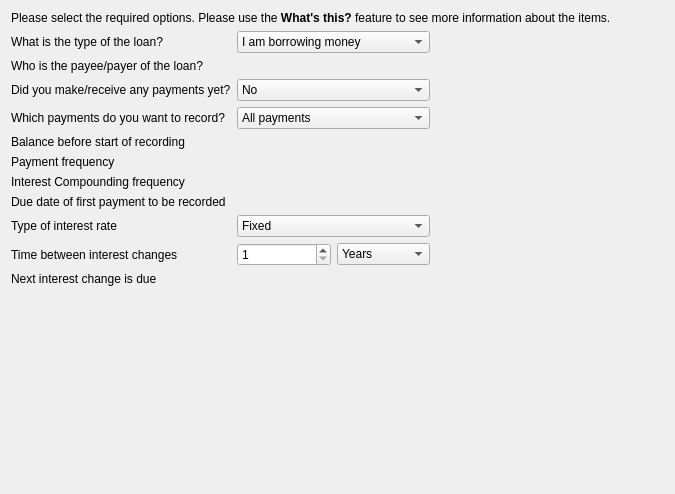
<?xml version="1.0" encoding="UTF-8"?>
<ui version="4.0">
 <class>KGeneralLoanInfoPage</class>
 <widget class="QWidget" name="KGeneralLoanInfoPage">
  <property name="geometry">
   <rect>
    <x>0</x>
    <y>0</y>
    <width>675</width>
    <height>494</height>
   </rect>
  </property>
  <layout class="QVBoxLayout">
   <item>
    <widget class="QLabel" name="qLabel1">
     <property name="focusPolicy">
      <enum>Qt::NoFocus</enum>
     </property>
     <property name="text">
      <string>Please select the required options. Please use the &lt;b&gt;What's this?&lt;/b&gt; feature to see more information about the items.</string>
     </property>
     <property name="wordWrap">
      <bool>true</bool>
     </property>
    </widget>
   </item>
   <item>
    <layout class="QHBoxLayout">
     <item>
      <layout class="QGridLayout">
       <item row="0" column="0">
        <widget class="QLabel" name="textLabel1">
         <property name="text">
          <string>What is the type of the loan?</string>
         </property>
         <property name="wordWrap">
          <bool>false</bool>
         </property>
        </widget>
       </item>
       <item row="0" column="1">
        <widget class="KComboBox" name="m_loanDirection">
         <item>
          <property name="text">
           <string>I am borrowing money</string>
          </property>
         </item>
         <item>
          <property name="text">
           <string>I am lending money</string>
          </property>
         </item>
        </widget>
       </item>
       <item row="1" column="0">
        <widget class="QLabel" name="textLabel2">
         <property name="text">
          <string>Who is the payee/payer of the loan?</string>
         </property>
         <property name="wordWrap">
          <bool>false</bool>
         </property>
        </widget>
       </item>
       <item row="1" column="1">
        <widget class="KMyMoneyPayeeCombo" name="m_payee" native="true">
         <property name="whatsThis">
          <string>Enter the name of the person or bank you owe money or who owes you money.

If the name does not exist within KMyMoney's database, you are asked if you want to create it.</string>
         </property>
        </widget>
       </item>
       <item row="2" column="0">
        <widget class="QLabel" name="textLabel1_2">
         <property name="text">
          <string>Did you make/receive any payments yet?</string>
         </property>
         <property name="wordWrap">
          <bool>false</bool>
         </property>
        </widget>
       </item>
       <item row="2" column="1">
        <widget class="KComboBox" name="m_anyPayments">
         <property name="whatsThis">
          <string>Were there any payments for this loan whether they are entered into KMyMoney or not?

Note: Payments made to obtain the loan (e.g. Disagio) are not considered as payments in this context.</string>
         </property>
         <item>
          <property name="text">
           <string comment="@item no payments were entered for a loan">No</string>
          </property>
         </item>
         <item>
          <property name="text">
           <string comment="@item payments were entered for a loan">Yes</string>
          </property>
         </item>
        </widget>
       </item>
       <item row="3" column="0">
        <widget class="QLabel" name="textLabel3">
         <property name="text">
          <string>Which payments do you want to record?</string>
         </property>
         <property name="wordWrap">
          <bool>false</bool>
         </property>
        </widget>
       </item>
       <item row="3" column="1">
        <widget class="KComboBox" name="m_recordings">
         <property name="whatsThis">
          <string>&lt;qt&gt;Select which transactions should be recorded.

&lt;b&gt;All payments&lt;/b&gt; allows you to enter all payments made for this loan.

The option to &lt;b&gt;start from the beginning of the current year&lt;/b&gt; is meant for loans that have already been active for a longer period of time, and for which you do not want to enter all past transactions.
&lt;/qt&gt;</string>
         </property>
         <item>
          <property name="text">
           <string>All payments</string>
          </property>
         </item>
         <item>
          <property name="text">
           <string>Start with this year's payments</string>
          </property>
         </item>
        </widget>
       </item>
       <item row="4" column="0">
        <widget class="QLabel" name="textLabel1_3">
         <property name="whatsThis">
          <string>Enter the ending balance found on the statement that is the last one before you want to start recording this loan in KMyMoney.</string>
         </property>
         <property name="text">
          <string>Balance before start of recording</string>
         </property>
         <property name="wordWrap">
          <bool>false</bool>
         </property>
        </widget>
       </item>
       <item row="4" column="1">
        <widget class="KMyMoneyEdit" name="m_openingBalance" native="true">
         <property name="whatsThis">
          <string>You have selected to record only payments from the beginning of this year. Since prior transactions will not be recorded, you need to supply the balance of the loan on January 1st of this year.</string>
         </property>
        </widget>
       </item>
       <item row="5" column="0">
        <widget class="QLabel" name="textLabel5">
         <property name="text">
          <string>Payment frequency</string>
         </property>
         <property name="wordWrap">
          <bool>false</bool>
         </property>
        </widget>
       </item>
       <item row="5" column="1">
        <widget class="KMyMoneyFrequencyCombo" name="m_paymentFrequency" native="true">
         <property name="focusPolicy">
          <enum>Qt::TabFocus</enum>
         </property>
        </widget>
       </item>
       <item row="6" column="0">
        <widget class="QLabel" name="textLabel1_4">
         <property name="text">
          <string>Interest Compounding frequency</string>
         </property>
         <property name="wordWrap">
          <bool>false</bool>
         </property>
        </widget>
       </item>
       <item row="6" column="1">
        <widget class="KMyMoneyFrequencyCombo" name="m_compoundFrequency" native="true">
         <property name="whatsThis">
          <string>Select the frequency with which the interest is compounded. If uncertain, select the same as the payment frequency. Consult your loan contract for details.</string>
         </property>
        </widget>
       </item>
       <item row="7" column="0">
        <widget class="QLabel" name="textLabel2_2">
         <property name="text">
          <string>Due date of first payment to be recorded</string>
         </property>
         <property name="wordWrap">
          <bool>false</bool>
         </property>
        </widget>
       </item>
       <item row="7" column="1">
        <widget class="KMyMoneyDateInput" name="m_firstPaymentDate" native="true">
         <property name="focusPolicy">
          <enum>Qt::StrongFocus</enum>
         </property>
         <property name="whatsThis">
          <string>Depending on the answer to &lt;b&gt;What do you want to record?&lt;/b&gt; this field means the following:&lt;p&gt;

&lt;b&gt;All payments&lt;/b&gt;&lt;br&gt;
Enter the due date of the very first payment&lt;p&gt;

&lt;b&gt;Start with this year's payments&lt;/b&gt;&lt;br&gt;
Enter the due date of the first payment in the current year</string>
         </property>
        </widget>
       </item>
       <item row="8" column="0">
        <widget class="QLabel" name="textLabel4">
         <property name="text">
          <string>Type of interest rate</string>
         </property>
         <property name="wordWrap">
          <bool>false</bool>
         </property>
        </widget>
       </item>
       <item row="8" column="1">
        <widget class="KComboBox" name="m_interestType">
         <item>
          <property name="text">
           <string comment="@item type of interest">Fixed</string>
          </property>
         </item>
         <item>
          <property name="text">
           <string comment="@item type of interest">Variable</string>
          </property>
         </item>
        </widget>
       </item>
       <item row="9" column="0">
        <widget class="QLabel" name="textLabel3_2">
         <property name="text">
          <string>Time between interest changes</string>
         </property>
         <property name="wordWrap">
          <bool>false</bool>
         </property>
        </widget>
       </item>
       <item row="9" column="1">
        <layout class="QHBoxLayout">
         <item>
          <widget class="QSpinBox" name="m_interestFrequencyAmountEdit">
           <property name="minimum">
            <number>1</number>
           </property>
           <property name="maximum">
            <number>999</number>
           </property>
          </widget>
         </item>
         <item>
          <widget class="KComboBox" name="m_interestFrequencyUnitEdit">
           <property name="currentIndex">
            <number>3</number>
           </property>
           <item>
            <property name="text">
             <string comment="@item frequency of interest calculation">Days</string>
            </property>
           </item>
           <item>
            <property name="text">
             <string comment="@item frequency of interest calculation">Weeks</string>
            </property>
           </item>
           <item>
            <property name="text">
             <string comment="@item frequency of interest calculation">Months</string>
            </property>
           </item>
           <item>
            <property name="text">
             <string comment="@item frequency of interest calculation">Years</string>
            </property>
           </item>
          </widget>
         </item>
        </layout>
       </item>
       <item row="10" column="0">
        <widget class="QLabel" name="textLabel4_2">
         <property name="text">
          <string>Next interest change is due</string>
         </property>
         <property name="wordWrap">
          <bool>false</bool>
         </property>
        </widget>
       </item>
       <item row="10" column="1">
        <widget class="KMyMoneyDateInput" name="m_interestChangeDateEdit" native="true">
         <property name="focusPolicy">
          <enum>Qt::StrongFocus</enum>
         </property>
        </widget>
       </item>
      </layout>
     </item>
     <item>
      <spacer name="spacer1">
       <property name="orientation">
        <enum>Qt::Horizontal</enum>
       </property>
       <property name="sizeType">
        <enum>QSizePolicy::Expanding</enum>
       </property>
       <property name="sizeHint" stdset="0">
        <size>
         <width>29</width>
         <height>20</height>
        </size>
       </property>
      </spacer>
     </item>
    </layout>
   </item>
   <item>
    <spacer name="spacer2">
     <property name="orientation">
      <enum>Qt::Vertical</enum>
     </property>
     <property name="sizeType">
      <enum>QSizePolicy::Expanding</enum>
     </property>
     <property name="sizeHint" stdset="0">
      <size>
       <width>20</width>
       <height>16</height>
      </size>
     </property>
    </spacer>
   </item>
  </layout>
 </widget>
 <layoutdefault spacing="6" margin="11"/>
 <customwidgets>
  <customwidget>
   <class>KComboBox</class>
   <extends>QComboBox</extends>
   <header>kcombobox.h</header>
  </customwidget>
  <customwidget>
   <class>KMyMoneyPayeeCombo</class>
   <extends>QWidget</extends>
   <header>kmymoneypayeecombo.h</header>
   <container>1</container>
  </customwidget>
  <customwidget>
   <class>KMyMoneyFrequencyCombo</class>
   <extends>QWidget</extends>
   <header>kmymoneyfrequencycombo.h</header>
   <container>1</container>
  </customwidget>
  <customwidget>
   <class>KMyMoneyEdit</class>
   <extends>QWidget</extends>
   <header>kmymoneyedit.h</header>
  </customwidget>
  <customwidget>
   <class>KMyMoneyDateInput</class>
   <extends>QWidget</extends>
   <header>kmymoneydateinput.h</header>
  </customwidget>
 </customwidgets>
 <resources/>
 <connections/>
</ui>
